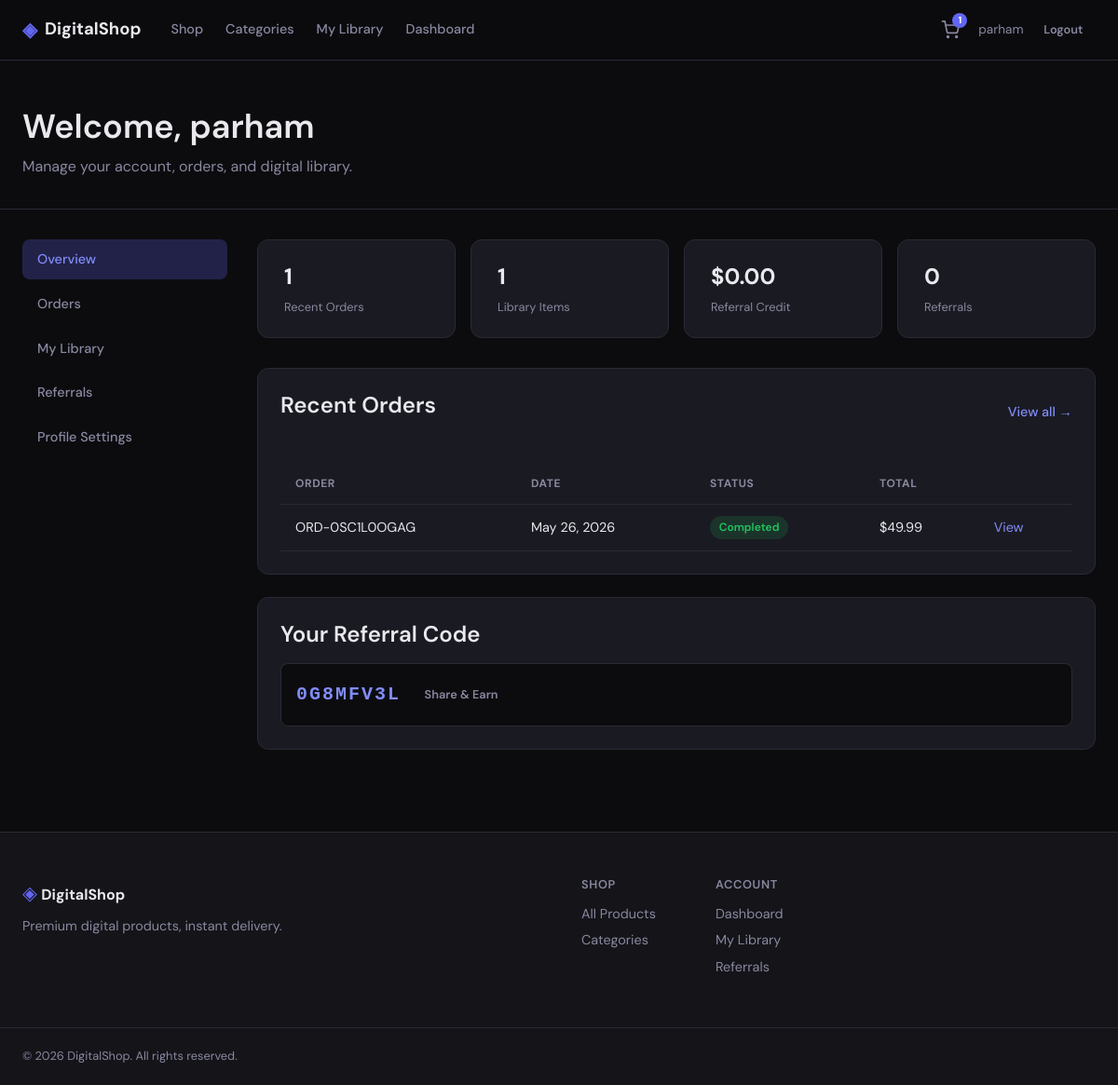
/accounts/dashboard/ (signed in), run on the app's committed database.
### apps/accounts/models.py (models this page shows, shortened)
class Profile(TimeStampedModel):
    user = models.OneToOneField(
        settings.AUTH_USER_MODEL,
        on_delete=models.CASCADE,
        related_name="profile",
    )
    referral_code = models.CharField(
        max_length=20,
        unique=True,
        default=generate_referral_code,
        editable=False,
    )
    referred_by = models.ForeignKey(
        settings.AUTH_USER_MODEL,
        on_delete=models.SET_NULL,
        null=True,
        blank=True,
        related_name="referrals_made",
    )
    referral_credit = models.DecimalField(
        max_digits=10,
        decimal_places=2,
        default=0,
    )
    avatar = models.ImageField(upload_to="avatars/", blank=True, null=True)
    phone = models.CharField(max_length=20, blank=True)
    class Meta:
        db_table = "accounts_profile"

### apps/orders/models.py (models this page shows, shortened)
class Order(TimeStampedModel):
    STATUS_CHOICES = [
        ("pending", "Pending"),
        ("paid", "Paid"),
        ("completed", "Completed"),
        ("cancelled", "Cancelled"),
        ("refunded", "Refunded"),
    ]
    order_number = models.CharField(
        max_length=20,
        unique=True,
        default=generate_order_number,
        editable=False,
    )
    user = models.ForeignKey(
        settings.AUTH_USER_MODEL,
        on_delete=models.PROTECT,
        related_name="orders",
    )
    status = models.CharField(max_length=20, choices=STATUS_CHOICES, default="pending")
    subtotal = models.DecimalField(max_digits=10, decimal_places=2)
    discount_amount = models.DecimalField(max_digits=10, decimal_places=2, default=0)
    referral_credit_used = models.DecimalField(max_digits=10, decimal_places=2, default=0)
    total = models.DecimalField(max_digits=10, decimal_places=2)
    coupon = models.ForeignKey(
        "promotions.Coupon",
        on_delete=models.SET_NULL,
        null=True,
        blank=True,
        related_name="orders",
    )
    coupon_code = models.CharField(max_length=50, blank=True)
    notes = models.TextField(blank=True)
    paid_at = models.DateTimeField(null=True, blank=True)
    class Meta:
        db_table = "orders_order"
        ordering = ["-created_at"]

### apps/accounts/views.py (the view)
# urls.py: path("dashboard/", views.DashboardView.as_view(), name="dashboard"),
class DashboardView(TemplateView):
    template_name = "accounts/dashboard.html"
    def dispatch(self, request, *args, **kwargs):
        if not request.user.is_authenticated:
            return redirect("accounts:login")
        return super().dispatch(request, *args, **kwargs)
    def get_context_data(self, **kwargs):
        context = super().get_context_data(**kwargs)
        user = self.request.user
        context["recent_orders"] = Order.objects.filter(user=user)[:5]
        context["library_count"] = UserLibrary.objects.filter(user=user).count()
        context["referral_count"] = ReferralReward.objects.filter(referrer=user).count()
        context["referral_credit"] = user.profile.referral_credit
        context["referral_code"] = user.profile.referral_code
        return context

### apps/cart/context_processors.py (called while the page is built)
def cart_context(request):
    try:
        cart = get_or_create_cart(request)
        return {
            "cart_item_count": cart.total_items,
        }
    except Exception:
        return {"cart_item_count": 0}

### apps/cart/models.py (called while the page is built)
    @property
    def total_items(self):
        return sum(item.quantity for item in self.items.all())

### apps/cart/services.py (called while the page is built, shortened)
def get_or_create_cart(request):
    if request.user.is_authenticated:
        cart, _ = Cart.objects.get_or_create(user=request.user)
        return cart

### templates/accounts/dashboard.html (shortened to what this page needs)
{% extends "base.html" %}
{% block content %}
<div class="page-header">
    <div class="container">
        <h1>Welcome, {{ user.first_name|default:user.username }}</h1>
        <p>Manage your account, orders, and digital library.</p>
    </div>
</div>
<div class="container dashboard-layout">
    <aside class="dashboard-sidebar">
        <nav class="dashboard-nav">
            <a href="{% url 'accounts:dashboard' %}" class="active">Overview</a>
            <a href="{% url 'orders:list' %}">Orders</a>
            <a href="{% url 'accounts:library' %}">My Library</a>
            <a href="{% url 'accounts:referrals' %}">Referrals</a>
            <a href="{% url 'accounts:profile' %}">Profile Settings</a>
        </nav>
    </aside>
    <div class="dashboard-main">
        <div class="stats-grid">
            <div class="stat-card dashboard-stat">
                <span class="stat-value">{{ recent_orders|length }}</span>
                <span class="stat-label">Recent Orders</span>
            </div>
            <div class="stat-card dashboard-stat">
                <span class="stat-value">{{ library_count }}</span>
                <span class="stat-label">Library Items</span>
            </div>
            <div class="stat-card dashboard-stat">
                <span class="stat-value">${{ referral_credit }}</span>
                <span class="stat-label">Referral Credit</span>
            </div>
            <div class="stat-card dashboard-stat">
                <span class="stat-value">{{ referral_count }}</span>
                <span class="stat-label">Referrals</span>
            </div>
        </div>
        <div class="dashboard-section">
            <div class="section-header">
                <h2>Recent Orders</h2>
                <a href="{% url 'orders:list' %}" class="link-arrow">View all →</a>
            </div>
            {% if recent_orders %}
            <div class="table-responsive">
                <table class="data-table">
                    <thead>
                        <tr>
                            <th>Order</th>
                            <th>Date</th>
                            <th>Status</th>
                            <th>Total</th>
                            <th></th>
                        </tr>
                    </thead>
                    <tbody>
                        {% for order in recent_orders %}
                        <tr>
                            <td>{{ order.order_number }}</td>
                            <td>{{ order.created_at|date:"M d, Y" }}</td>
                            <td><span class="status-badge status-{{ order.status }}">{{ order.get_status_display }}</span></td>
                            <td>${{ order.total }}</td>
                            <td><a href="{% url 'orders:detail' order.order_number %}">View</a></td>
                        </tr>
                        {% endfor %}
                    </tbody>
                </table>
            </div>
            {% else %}
            <div class="empty-state small">
                <p>No orders yet.</p>
                <a href="{% url 'catalog:products' %}" class="btn btn-primary btn-sm">Start Shopping</a>
            </div>
            {% endif %}
        </div>
        <div class="dashboard-section">
            <h2>Your Referral Code</h2>
            <div class="referral-box">
                <code class="referral-code">{{ referral_code }}</code>
                <a href="{% url 'accounts:referrals' %}" class="btn btn-ghost btn-sm">Share & Earn</a>
            </div>
        </div>
    </div>
</div>
{% endblock %}

### templates/base.html (shortened to what this page needs)
{% load static %}
<!DOCTYPE html>
<html lang="en">
<head>
    <link rel="stylesheet" href="{% static 'css/main.css' %}">
</head>
<body>
    <nav class="navbar">
        <div class="container navbar-inner">
            <a href="{% url 'storefront:home' %}" class="logo">
                <span class="logo-icon">◈</span>
                DigitalShop
            </a>
            <div class="nav-links">
                <a href="{% url 'catalog:products' %}">Shop</a>
                <a href="{% url 'catalog:categories' %}">Categories</a>
                {% if user.is_authenticated %}
                    <a href="{% url 'accounts:library' %}">My Library</a>
                    <a href="{% url 'accounts:dashboard' %}">Dashboard</a>
                {% endif %}
            </div>
            <div class="nav-actions">
                <a href="{% url 'cart:detail' %}" class="cart-btn">
                    <svg width="20" height="20" viewBox="0 0 24 24" fill="none" stroke="currentColor" stroke-width="2"><circle cx="9" cy="21" r="1"/><circle cx="20" cy="21" r="1"/><path d="M1 1h4l2.68 13.39a2 2 0 0 0 2 1.61h9.72a2 2 0 0 0 2-1.61L23 6H6"/></svg>
                    {% if cart_item_count %}<span class="cart-badge">{{ cart_item_count }}</span>{% endif %}
                </a>
                {% if user.is_authenticated %}
                    <div class="user-menu">
                        <span class="user-name">{{ user.username }}</span>
                        <a href="{% url 'accounts:logout' %}" class="btn btn-ghost btn-sm">Logout</a>
                    </div>
                {% else %}
                    <a href="{% url 'accounts:login' %}" class="btn btn-ghost btn-sm">Login</a>
                    <a href="{% url 'accounts:register' %}" class="btn btn-primary btn-sm">Sign Up</a>
                {% endif %}
            </div>
        </div>
    </nav>
    <main>
        {% block content %}{% endblock %}
    </main>
    <footer class="footer">
        <div class="container footer-inner">
            <div class="footer-brand">
                <span class="logo-icon">◈</span>
                <strong>DigitalShop</strong>
                <p>Premium digital products, instant delivery.</p>
            </div>
            <div class="footer-links">
                <div>
                    <h4>Shop</h4>
                    <a href="{% url 'catalog:products' %}">All Products</a>
                    <a href="{% url 'catalog:categories' %}">Categories</a>
                </div>
                <div>
                    <h4>Account</h4>
                    <a href="{% url 'accounts:dashboard' %}">Dashboard</a>
                    <a href="{% url 'accounts:library' %}">My Library</a>
                    <a href="{% url 'accounts:referrals' %}">Referrals</a>
                </div>
            </div>
        </div>
        <div class="footer-bottom container">
            <p>&copy; 2026 DigitalShop. All rights reserved.</p>
        </div>
    </footer>
</body>
</html>

### data on the page
Profile: referral_credit "0.00", referral_code "0G8MFV3L"
Order: order_number "ORD-0SC1L0OGAG", created_at "May 26, 2026", status "Completed", total "49.99"

### other printed values
{{ cart_item_count }} "1"
{{ user.username }} "parham"
{{ user.first_name|default:user.username }} "parham"
{{ recent_orders|length }} "1"
{{ library_count }} "1"
{{ referral_count }} "0"
